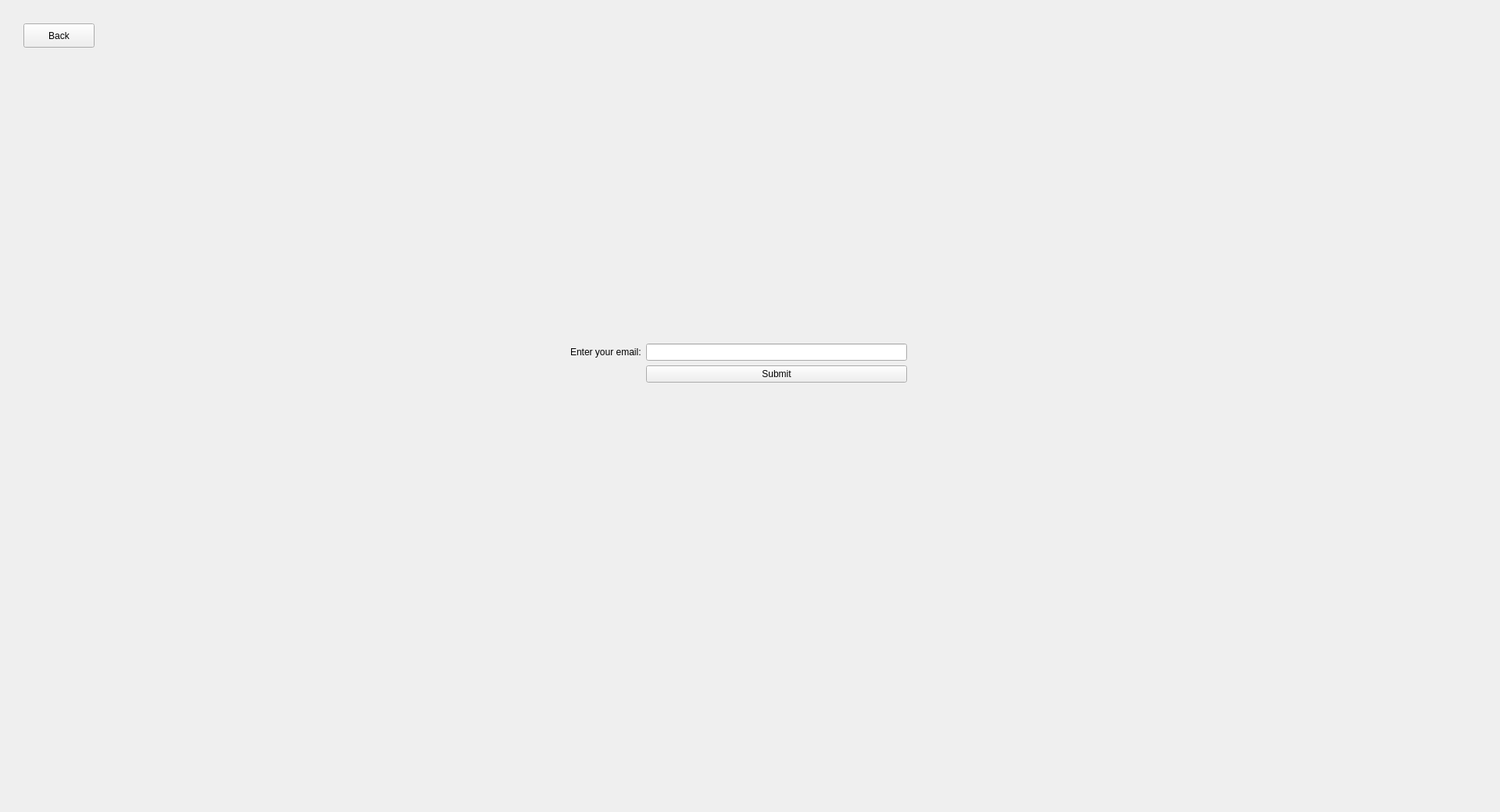
<?xml version="1.0" encoding="UTF-8"?>
<ui version="4.0">
 <class>Form</class>
 <widget class="QWidget" name="Form">
  <property name="geometry">
   <rect>
    <x>0</x>
    <y>0</y>
    <width>1920</width>
    <height>1040</height>
   </rect>
  </property>
  <property name="windowTitle">
   <string>Form</string>
  </property>
  <widget class="QStackedWidget" name="sw_page">
   <property name="geometry">
    <rect>
     <x>0</x>
     <y>0</y>
     <width>1920</width>
     <height>1041</height>
    </rect>
   </property>
   <property name="currentIndex">
    <number>0</number>
   </property>
   <widget class="QWidget" name="email_page">
    <widget class="QWidget" name="layoutWidget">
     <property name="geometry">
      <rect>
       <x>730</x>
       <y>440</y>
       <width>431</width>
       <height>181</height>
      </rect>
     </property>
     <layout class="QFormLayout" name="formLayout">
      <item row="0" column="0">
       <widget class="QLabel" name="label">
        <property name="text">
         <string>Enter your email:</string>
        </property>
       </widget>
      </item>
      <item row="0" column="1">
       <widget class="QLineEdit" name="le_email"/>
      </item>
      <item row="1" column="1">
       <widget class="QPushButton" name="pb_email">
        <property name="text">
         <string>Submit</string>
        </property>
       </widget>
      </item>
     </layout>
    </widget>
   </widget>
   <widget class="QWidget" name="code_page">
    <widget class="QWidget" name="layoutWidget">
     <property name="geometry">
      <rect>
       <x>450</x>
       <y>390</y>
       <width>561</width>
       <height>111</height>
      </rect>
     </property>
     <layout class="QFormLayout" name="formLayout_2">
      <item row="0" column="0">
       <widget class="QLabel" name="label_2">
        <property name="font">
         <font>
          <pointsize>12</pointsize>
         </font>
        </property>
        <property name="text">
         <string>Enter Code:</string>
        </property>
       </widget>
      </item>
      <item row="0" column="1">
       <widget class="QLineEdit" name="le_code"/>
      </item>
      <item row="1" column="1">
       <widget class="QPushButton" name="pb_code">
        <property name="text">
         <string>Enter</string>
        </property>
       </widget>
      </item>
     </layout>
    </widget>
   </widget>
   <widget class="QWidget" name="pw_page">
    <widget class="QWidget" name="layoutWidget">
     <property name="geometry">
      <rect>
       <x>540</x>
       <y>360</y>
       <width>591</width>
       <height>191</height>
      </rect>
     </property>
     <layout class="QFormLayout" name="formLayout_3">
      <item row="0" column="0">
       <widget class="QLabel" name="label_3">
        <property name="text">
         <string>Enter New Password</string>
        </property>
       </widget>
      </item>
      <item row="0" column="1">
       <widget class="QLineEdit" name="le_password"/>
      </item>
      <item row="1" column="0">
       <widget class="QLabel" name="label_4">
        <property name="text">
         <string>Re-Enter Password</string>
        </property>
       </widget>
      </item>
      <item row="1" column="1">
       <widget class="QLineEdit" name="le_verify"/>
      </item>
      <item row="2" column="1">
       <widget class="QPushButton" name="pb_password">
        <property name="text">
         <string>Change Password</string>
        </property>
       </widget>
      </item>
     </layout>
    </widget>
   </widget>
  </widget>
  <widget class="QPushButton" name="pb_back">
   <property name="geometry">
    <rect>
     <x>30</x>
     <y>30</y>
     <width>91</width>
     <height>31</height>
    </rect>
   </property>
   <property name="text">
    <string>Back</string>
   </property>
  </widget>
 </widget>
 <resources/>
 <connections/>
</ui>
